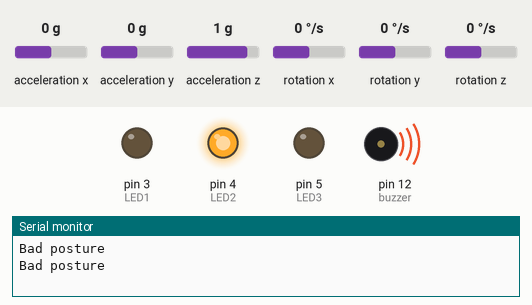
The sketch below on a simulated Arduino Uno, built with avr-gcc and run on an emulated ATmega328P. On the bench: output pins drawn as LEDs (lit = HIGH), buzzer (waves = sounding, pin HIGH), the last lines printed to the serial monitor. The test bench sets the inputs (shaded band); at power-on: acceleration z 1 g, acceleration x 0 g, acceleration y 0 g, rotation x 0 °/s, rotation y 0 °/s, rotation z 0 °/s.

Above: at 6.8 s.
6.9 s: acceleration z set to 0.2 g
8.7 s: acceleration z set to -0.1 g
At 9.7 s:
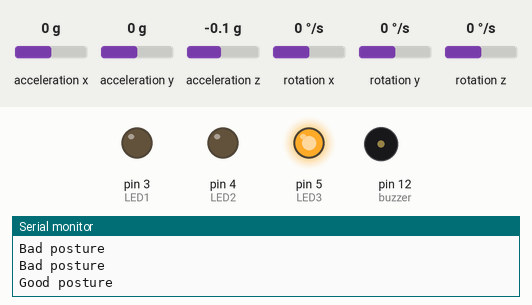
10.5 s: acceleration z set to -0.5 g
At 11.6 s:
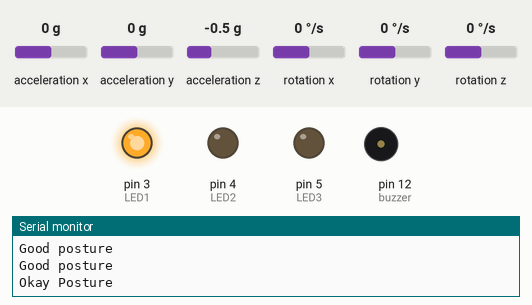
12.5 s: acceleration z set to -0.8 g
At 13.6 s:
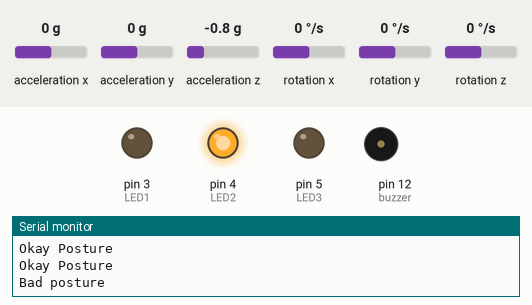
Timing chart, 0 to 19.5 s (numbered marks = the images above; inputs shaded):
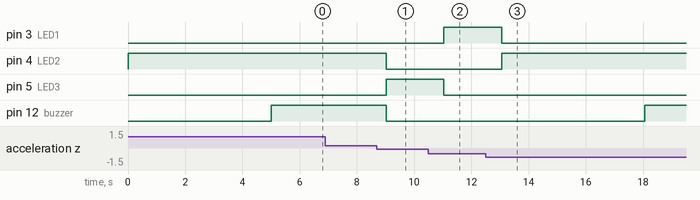

Measured:
- the behaviour switches between 0.1 and 0 g on acceleration z (found by bisection; images 0 and 1)
- the behaviour switches between -0.3 and -0.4 g on acceleration z (found by bisection; images 1 and 2)
- the behaviour switches between -0.6 and -0.7 g on acceleration z (found by bisection; images 2 and 3)
- after the input at 6.9 s, every drawn part: stays the same
- after the input at 8.7 s, pin 4 (LED2), pin 12 (buzzer): HIGH → LOW after 0.33 s; pin 5 (LED3): LOW → HIGH after 0.33 s
- after the input at 10.5 s, pin 3 (LED1): LOW → HIGH after 0.54 s; pin 5 (LED3): HIGH → LOW after 0.54 s
- after the input at 12.5 s, pin 3 (LED1): HIGH → LOW after 0.55 s; pin 4 (LED2): LOW → HIGH after 0.55 s; pin 12 (buzzer): LOW → HIGH after 5.6 s

The sketch:

trial2.ino
```cpp
#include "MPU9250.h"
#include <math.h>
#include <SPI.h>
#define buzzer 12

// an MPU9250 object with the MPU-9250 sensor on I2C bus 0 with address 0x68
MPU9250 IMU(Wire,0x68);
int status;
int LED1 = 3; // Red
int LED2 = 4; // Green
int LED3 = 5; // White
int buzzstate = 0;

void setup() {
  // serial to display data
  Serial.begin(115200);
  while(!Serial) {}

  // start communication with IMU
  status = IMU.begin();
  if (status < 0) {
    Serial.println("IMU initialization unsuccessful");
    Serial.println("Check IMU wiring or try cycling power");
    Serial.print("Status: ");
    Serial.println(status);
    while(1) {}
  }
  // setting the accelerometer full scale range to +/-8G
  IMU.setAccelRange(MPU9250::ACCEL_RANGE_8G);
  // setting the gyroscope full scale range to +/-500 deg/s
  IMU.setGyroRange(MPU9250::GYRO_RANGE_500DPS);
  // setting DLPF bandwidth to 20 Hz
  IMU.setDlpfBandwidth(MPU9250::DLPF_BANDWIDTH_20HZ);
  // setting SRD to 19 for a 50 Hz update rate
  IMU.setSrd(19);

  pinMode(LED1, OUTPUT); // Red
  pinMode(LED2, OUTPUT); // Green
  pinMode(LED3, OUTPUT); // Yellow

  digitalWrite(LED1,LOW); // Red
  digitalWrite(LED2,LOW); // Green
  digitalWrite(LED3,LOW); // Yellow

  pinMode(buzzer, OUTPUT); // Buzzer
  digitalWrite(buzzer, 0);
}

void loop() {
  // read the sensor
  IMU.readSensor();

    if(IMU.getAccelZ_mss()>=0 && IMU.getAccelZ_mss()<3.5){
    Serial.print("Good posture\n");
    digitalWrite(LED1, LOW);
    digitalWrite(LED2, LOW);
    digitalWrite(LED3, HIGH);
    digitalWrite(buzzer, 0);
    buzzstate = 0;
  }
    else if((IMU.getAccelZ_mss()>=3.5 && IMU.getAccelZ_mss()<6.0))
     {
      Serial.print("Okay Posture\n");
      digitalWrite(LED1, HIGH);
      digitalWrite(LED2, LOW);
      digitalWrite(LED3, LOW);
      digitalWrite(buzzer, 0);
      buzzstate = 0;
    }
    else if(IMU.getAccelZ_mss()>=6.0 || IMU.getAccelZ_mss()<=-2){
      Serial.print("Bad posture\n");
      digitalWrite(LED1, LOW);
      digitalWrite(LED2, HIGH);
      digitalWrite(LED3, LOW);
      if(!buzzstate)
       { delay(5000);}
      digitalWrite(buzzer, 1);
      buzzstate = 1;
    }
    delay(1000);
 }
```
